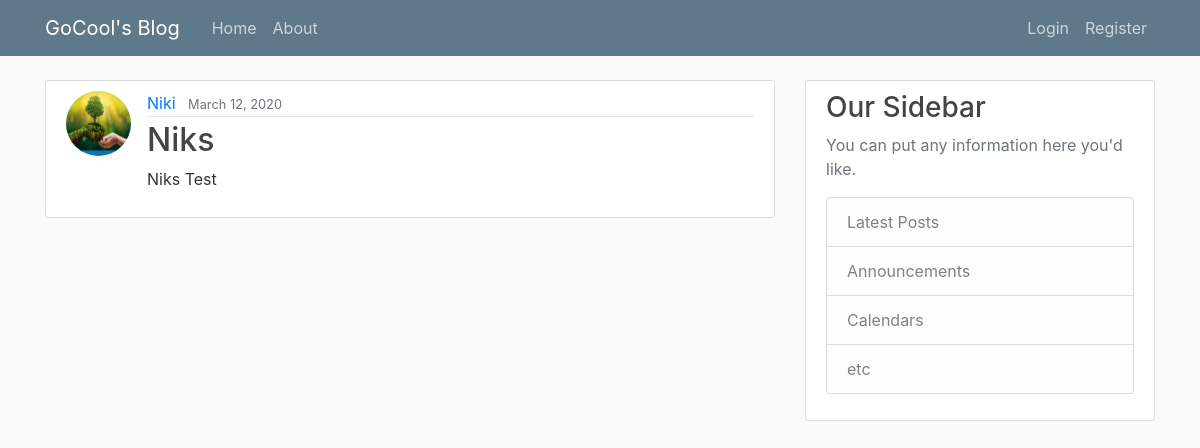
Page /post/6/ on the committed database.
### blog/models.py (models this page shows, shortened)
class Post(models.Model):
    title = models.CharField(max_length=100)
    content = models.TextField()
    date_posted = models.DateTimeField(default = timezone.now)
    author = models.ForeignKey(settings.AUTH_USER_MODEL, on_delete=models.CASCADE)

### users/models.py (models this page shows)
class CustomUser(AbstractUser):
    username = models.CharField(max_length=255,unique=True)
    email = models.EmailField(max_length=255)
    active = models.BooleanField(default=True)
    staff = models.BooleanField(default=False)
    admin = models.BooleanField(default=False)
    image = models.ImageField(default='default.jpg', upload_to='profile_pics')
    def __str__(self):
        return self.username

### blog/views.py (the view)
# urls.py: path('post/<int:pk>/', PostDetailView.as_view(), name='post-detail'),
class PostDetailView(DetailView):
    model = Post

### blog/templates/blog/post_detail.html (shortened to what this page needs)
{% extends "blog/base.html" %}
{% block content %}
<article class="media content-section">
    <img class="rounded-circle article-img" src="{{ object.author.image.url }}" alt="">
    <div class="media-body">
        <div class="article-metadata">
        <a class="mr-2" href="#">{{ object.author }}</a>
        <small class="text-muted">{{ object.date_posted| date:"F d, Y" }}</small>
        </div>
        <h2 class="article-title">{{ object.title }}</h2>
        <p class="article-content">{{ object.content }}</p>
    </div>
</article>
{% endblock content %}

### blog/static/blog/main.css (style rules this page uses)
body { background: #fafafa; color: #333333; margin-top: 5rem; }
h1, h2, h3, h4, h5, h6 { color: #444444; }
.content-section { background: #ffffff; padding: 10px 20px; border: 1px solid #dddddd; border-radius: 3px; margin-bottom: 20px; }
.article-title { color: #444444; }
.article-content { white-space: pre-line; }
.article-img { height: 65px; width: 65px; margin-right: 16px; }
.article-metadata { padding-bottom: 1px; margin-bottom: 4px; border-bottom: 1px solid #e3e3e3 }

### rows in the picture
Post: author.image (picture), author "Niki", date_posted "March 12, 2020", title "Niks", content "Niks Test"
